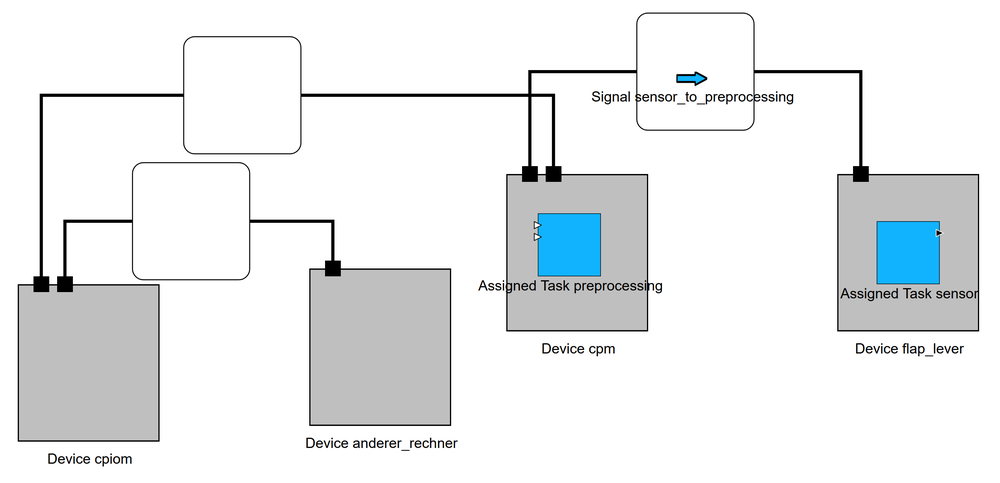
#> input picture images/allocations.png, 1000 x 483 px, shrunk from 2538 x 1227 before the run
$ jupyter execute --allow-errors generaltesting_devices.ipynb   (older library calls are emulated)
#> lines starting #> are read from the running program, lines starting #| are printed output that depends on the picture; after the words box and inside, x2 and y2 are one past the last pixel; in counts of white or black regions, pixels touching at a corner belong together
## generate line segment chains for testing purposes

[cell 1]
import cv2
import numpy as np
from matplotlib import pyplot as plt
import plotly.graph_objects as go
import random as random

target_image_path = 'images/allocations.png'
target_img = cv2.imread(target_image_path)
#> target_img is the input picture: shape (483, 1000, 3); mean B, G, R 237.7, 236.5, 233.9
# Convert to grayscale
target_gray = cv2.cvtColor(target_img, cv2.COLOR_BGR2GRAY)

# Define custom kernels
kernels_vertical = [
    np.tile(np.array([[1, 1, 0, -1, -1, -1, -1, 0, 1, 1]], dtype=np.float32), (7, 1)),
    np.tile(np.array([[1, 1, 0, -1, -1, -1, -1, -1, -1, 0, 1, 1]], dtype=np.float32), (7, 1)),
    np.tile(np.array([[1, 1, 0, -1, -1, -1, -1, -1, -1, -1, -1, 0, 1, 1]], dtype=np.float32), (7, 1))
]
kernels_horizontal = [np.transpose(k) for k in kernels_vertical]

target_gray_temp = target_gray.copy()

result_filter_ver = []
for kernel in kernels_vertical:
    result = cv2.filter2D(target_gray_temp, cv2.CV_32F, kernel)
    result_filter_ver.append(result)
#> this loop made 3 passes
#> pass 1, `result = cv2.filter2D(target_gray_temp, cv2.CV_32F, kernel)`:
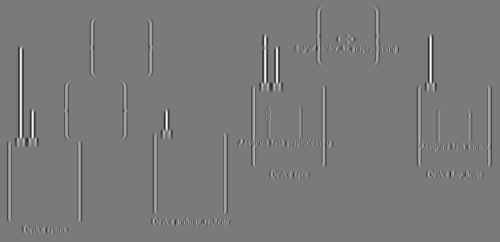
#> result: shape (483, 1000) float32 (shown at 1/2 size); min -5130, max 5574, mean 0; drawn with min black and max white
#> after the loop, result_filter_ver = 3 items
result_filter_hor = []
for kernel in kernels_horizontal:
    result = cv2.filter2D(target_gray_temp, cv2.CV_32F, kernel)
    result_filter_hor.append(result)
#> this loop made 3 passes
#> pass 3, `result = cv2.filter2D(target_gray_temp, cv2.CV_32F, kernel)`:
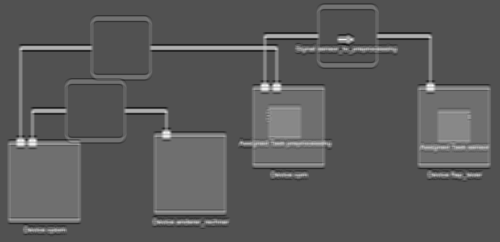
#> result: shape (483, 1000) float32 (shown at 1/2 size); min -11915, max 3081, mean -6604.7; drawn with min black and max white
#> after the loop, result_filter_hor = 3 items

combined = np.zeros_like(result_filter_ver[0])
for result in result_filter_ver:
    combined = np.maximum(combined, result)
for result in result_filter_hor:
    combined = np.maximum(combined, result)
#> this loop made 3 passes
#> pass 1, `combined = np.maximum(combined, result)`:
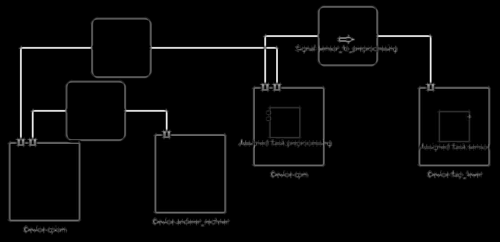
#> combined: shape (483, 1000) float32 (shown at 1/2 size); min 0, max 5574, mean 137.5; drawn with min black and max white

# Combine the individual results into single arrays
combined_hor = np.maximum.reduce(result_filter_hor)
combined_ver = np.maximum.reduce(result_filter_ver)

result_filter_hor = combined_hor
result_filter_ver = combined_ver

# Normalize to 0-255 and convert to uint8
result_filter_ver_norm = cv2.normalize(result_filter_ver, None, 0, 255, cv2.NORM_MINMAX, cv2.CV_8U)
result_filter_hor_norm = cv2.normalize(result_filter_hor, None, 0, 255, cv2.NORM_MINMAX, cv2.CV_8U)

threshold = 230
_, result_filter_ver_thresh = cv2.threshold(result_filter_ver_norm, threshold, 255, cv2.THRESH_BINARY)
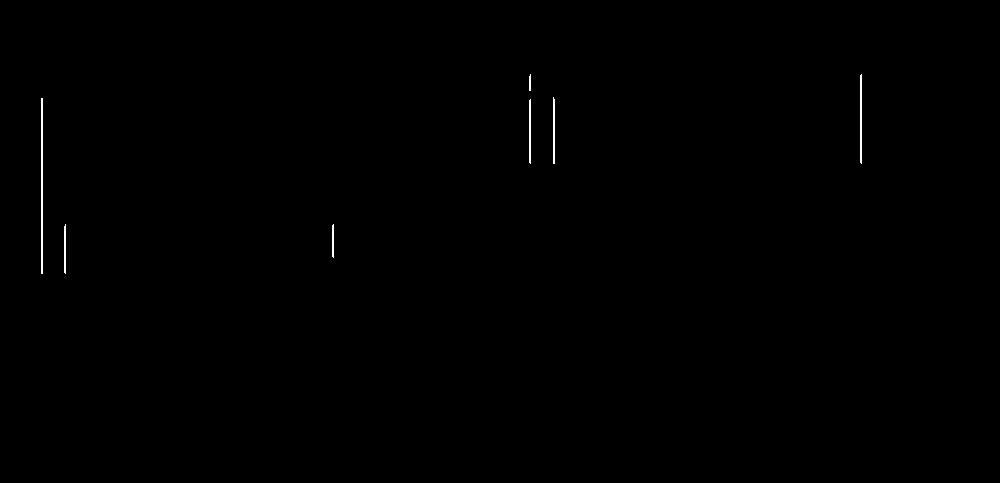
#> result_filter_ver_thresh: shape (483, 1000); 0.2% white in thin lines or dots, all inside (x1, y1, x2, y2) = (41, 74, 862, 274)
_, result_filter_hor_thresh = cv2.threshold(result_filter_hor_norm, threshold, 255, cv2.THRESH_BINARY)
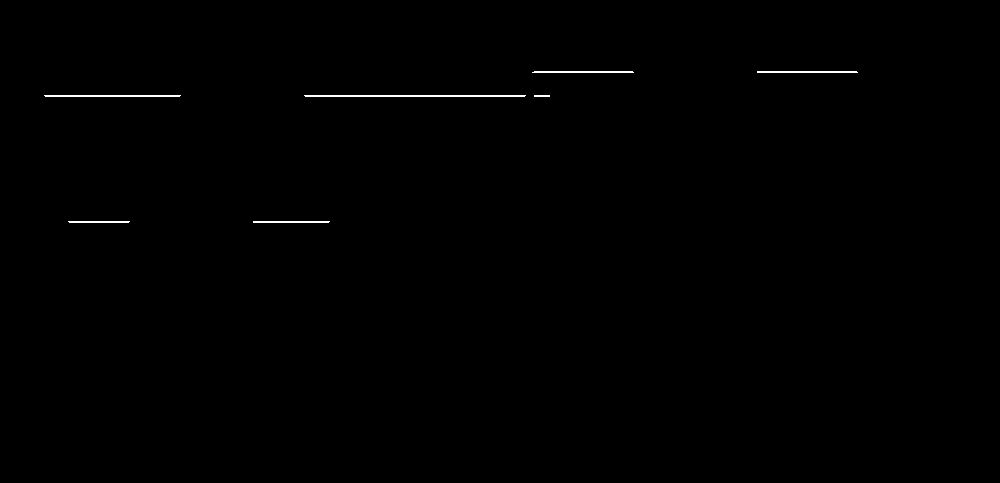
#> result_filter_hor_thresh: shape (483, 1000); 0.29% white in thin lines or dots, all inside (x1, y1, x2, y2) = (44, 71, 858, 223)

hv_edges_thresh = result_filter_ver_thresh + result_filter_hor_thresh
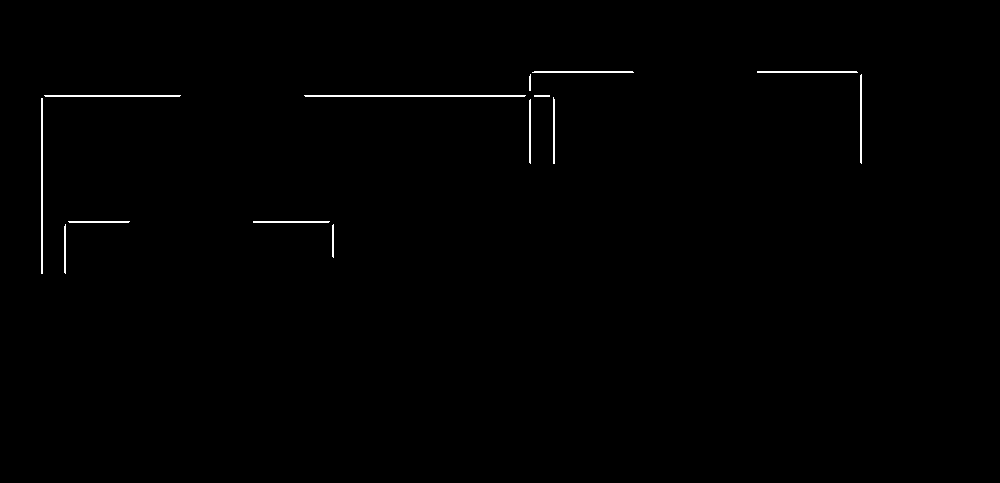
#> hv_edges_thresh: shape (483, 1000); 0.5% white in thin lines or dots, all inside (x1, y1, x2, y2) = (41, 71, 862, 274)

# Find contours
contours_hor, _ = cv2.findContours(result_filter_hor_thresh.copy(), cv2.RETR_EXTERNAL, cv2.CHAIN_APPROX_SIMPLE)
#> contours_hor = 7 contours, 1 with area under 20; largest, box (x1, y1, x2, y2) and area: (304, 95, 526, 97) 220, (44, 95, 181, 97) 135, (757, 71, 858, 73) 100, (532, 71, 634, 73) 99, (253, 221, 330, 223) 76, (68, 221, 130, 223) 60
contours_ver, _ = cv2.findContours(result_filter_ver_thresh.copy(), cv2.RETR_EXTERNAL, cv2.CHAIN_APPROX_SIMPLE)
#> contours_ver = 7 contours, 1 with area under 20; largest, box (x1, y1, x2, y2) and area: (41, 98, 43, 274) 175, (860, 74, 862, 164) 88, (553, 97, 555, 164) 64, (529, 99, 531, 164) 63, (64, 224, 66, 274) 47, (332, 224, 334, 258) 32
print(f'Found {len(contours_hor)} horizontal contours, and {len(contours_ver)} vertical contours')
#| Found 7 horizontal contours, and 7 vertical contours

# Draw the contours. Horizontal in blue, vertical in green
contour_img_all = target_img.copy()
# Convert contours to the correct format
contours_hor = [np.array(contour, dtype=np.int32) for contour in contours_hor]
contours_ver = [np.array(contour, dtype=np.int32) for contour in contours_ver]

# Filter out very short contours
min_contour_length = 20
contours_hor_filtered = [c for c in contours_hor if cv2.arcLength(c, False) > min_contour_length]
#> contours_hor_filtered = 6 contours; box (x1, y1, x2, y2) and area: (304, 95, 526, 97) 220, (44, 95, 181, 97) 135, (757, 71, 858, 73) 100, (532, 71, 634, 73) 99, (253, 221, 330, 223) 76, (68, 221, 130, 223) 60
contours_ver_filtered = [c for c in contours_ver if cv2.arcLength(c, False) > min_contour_length]
#> contours_ver_filtered = 6 contours; box (x1, y1, x2, y2) and area: (41, 98, 43, 274) 175, (860, 74, 862, 164) 88, (553, 97, 555, 164) 64, (529, 99, 531, 164) 63, (64, 224, 66, 274) 47, (332, 224, 334, 258) 32

def vertical_contours_to_vertical_segments(contours):
    lines = []
    for contour in contours:
        # Simplify contour to ensure it's processed as a line if it's not already
        simplified_contour = cv2.approxPolyDP(contour, epsilon=0.5, closed=False)

        # Extract the vertical extents by finding min and max y coordinates
        x_coords = simplified_contour[:, :, 0]
        y_coords = simplified_contour[:, :, 1]

        y1, y2 = np.min(y_coords), np.max(y_coords)
        x = np.mean(x_coords).astype(int)  # Assuming vertical, x should be constant

        lines.append(((x, y1), (x, y2)))

    return lines

def horizontal_contours_to_horizontal_segments(contours):
    lines = []
    for contour in contours:
        # Simplify contour to ensure it's processed as a line if it's not already
        simplified_contour = cv2.approxPolyDP(contour, epsilon=0.5, closed=False)

        # Extract the horizontal extents by finding min and max x coordinates
        x_coords = simplified_contour[:, :, 0]
        y_coords = simplified_contour[:, :, 1]

        x1, x2 = np.min(x_coords), np.max(x_coords)
        y = np.mean(y_coords).astype(int)  # Assuming horizontal, y should be constant

        lines.append(((x1, y), (x2, y)))

    return lines

line_segments_ver = vertical_contours_to_vertical_segments(contours_ver_filtered)
#> the loop in vertical_contours_to_vertical_segments, `for contour in contours: # Simplify contour to ensure it's processed a..` made 6 passes
#> (simplified_contour, x_coords, y_coords, y1, y2, x) on passes 1 to 4: ([[333, 224], [332, 225], [332, 256], [333, 257]], [333, 332, 332, 333], [224, 225, 256, 257], 224, 257, 332), ([[65, 224], [64, 226], [64, 272], [65, 273]], [65, 64, 64, 65], [224, 226, 272, 273], 224, 273, 64), ([[530, 99], [529, 100], [529, 162], [530, 163]], [530, 529, 529, 530], [99, 100, 162, 163], 99, 163, 529), ([[41, 98], [41, 273], [42, 273], [42, 98]], [41, 41, 42, 42], [98, 273, 273, 98], 98, 273, 41)
#> after the loop in vertical_contours_to_vertical_segments, `for contour in contours:`: lines = [((332, 224), (332, 257)), ((64, 224), (64, 273)), ((529, 99), (529, 163)), ((41, 98), (41, 273)), ((553, 97), (553, 163)), ((860, 74), (860, 163))]
#> line_segments_ver has the same summary as lines in vertical_contours_to_vertical_segments
line_segments_hor = horizontal_contours_to_horizontal_segments(contours_hor_filtered)
#> the loop in horizontal_contours_to_horizontal_segments, `for contour in contours: # Simplify contour to ensure it's processed a..` made 6 passes
#> (simplified_contour, x_coords, y_coords, x1, x2, y) on passes 1 to 4: ([[253, 221], [253, 222], [328, 222], [329, 221]], [253, 253, 328, 329], [221, 222, 222, 221], 253, 329, 221), ([[68, 221], [69, 222], [128, 222], [129, 221]], [68, 69, 128, 129], [221, 222, 222, 221], 68, 129, 221), ([[304, 95], [305, 96], [524, 96], [525, 95]], [304, 305, 524, 525], [95, 96, 96, 95], 304, 525, 95), ([[44, 95], [45, 96], [179, 96], [180, 95]], [44, 45, 179, 180], [95, 96, 96, 95], 44, 180, 95)
#> after the loop in horizontal_contours_to_horizontal_segments, `for contour in contours:`: lines = [((253, 221), (329, 221)), ((68, 221), (129, 221)), ((304, 95), (525, 95)), ((44, 95), (180, 95)), ((757, 71), (857, 71)), ((532, 71), (633, 71))]
#> line_segments_hor has the same summary as lines in horizontal_contours_to_horizontal_segments

line_segments_hor_sorted = line_segments_hor.copy()
#> line_segments_hor_sorted has the same summary as lines in horizontal_contours_to_horizontal_segments
line_segments_hor_sorted.sort(key=lambda seg: (seg[0][0], seg[0][1]))
line_segments_ver_sorted = line_segments_ver.copy()
#> line_segments_ver_sorted = [((332, 224), (332, 257)), ((64, 224), (64, 273)), ((529, 99), (529, 163)), ((41, 98), (41, 273)), ((553, 97), (553, 163)), ((860, 74), (860, 163))]
line_segments_ver_sorted.sort(key=lambda seg: (seg[0][1], seg[0][0]))

# finding intersections
intersections_on_target_img = target_img.copy()
cross_0 = cv2.imread('images/cross_kernel_0.png')
cross_1 = cv2.imread('images/cross_kernel_1.png')
cross_2 = cv2.imread('images/cross_kernel_2.png')

#> (the rest of this cell did not finish here and is left out)

## convert segment chains to polylines

[cell 2]
def distance(p1, p2):
    x1, y1, x2, y2 = p1[0], p1[1], p2[0], p2[1]
    return np.sqrt((x2 - x1) ** 2 + (y2 - y1) ** 2)

colors = [(255, 0, 0), (0, 255, 0), (0, 0, 255), (255, 255, 0), (255, 0, 255)]

# Convert line segments to regular integers
line_segments_ver_sorted = [
    [(int(x1), int(y1)), (int(x2), int(y2))]
    for ((x1, y1), (x2, y2)) in line_segments_ver_sorted
]
#> line_segments_ver_sorted = [[(860, 74), (860, 163)], [(553, 97), (553, 163)], [(41, 98), (41, 273)], [(529, 99), (529, 163)], [(64, 224), (64, 273)], [(332, 224), (332, 257)]]

line_segments_hor_sorted = [
    [(int(x1), int(y1)), (int(x2), int(y2))]
    for ((x1, y1), (x2, y2)) in line_segments_hor_sorted
]
#> line_segments_hor_sorted = [[(44, 95), (180, 95)], [(68, 221), (129, 221)], [(253, 221), (329, 221)], [(304, 95), (525, 95)], [(532, 71), (633, 71)], [(757, 71), (857, 71)]]

line_segments = line_segments_ver_sorted + line_segments_hor_sorted
#> line_segments = 12 items

max_distance = 20

line_segment_chains = []
used_segments = []

for i, segment1 in enumerate(line_segments):
    if segment1 in used_segments:
        continue
    chain = [segment1]
    used_segments.append(segment1)

    chain_growing = True  # Flag to check if the chain is still growing
    while chain_growing:
        chain_growing = False  # Assume no new segments are added in this iteration
        for j, segment2 in enumerate(line_segments):
            if segment2 in used_segments:
                continue

            # Check if the new segment connects to any of the current chain's segments
            for chain_segment in chain:
                if (distance(chain_segment[0], segment2[0]) <= max_distance or
                    distance(chain_segment[0], segment2[1]) <= max_distance or
                    distance(chain_segment[1], segment2[0]) <= max_distance or
                    distance(chain_segment[1], segment2[1]) <= max_distance):

                    chain.append(segment2)
                    used_segments.append(segment2)
                    chain_growing = True  # Keep growing the chain
                    break  # No need to check other chain segments for this one
            if chain_growing:
                break  # If we've added a segment, restart the outer loop

    line_segment_chains.append(chain)
#> this loop made 12 passes
#> segment1 on passes 3 to 10: [(41, 98), (41, 273)], [(529, 99), (529, 163)], [(64, 224), (64, 273)], [(332, 224), (332, 257)], [(44, 95), (180, 95)], [(68, 221), (129, 221)], [(253, 221), (329, 221)], [(304, 95), (525, 95)]

print(line_segment_chains)
#> (printed output is left out)

# Draw the chains on the image
target_img_with_chains = target_img.copy()
for i, chain in enumerate(line_segment_chains):
    color = colors[i % len(colors)]
    for segment in chain:
        cv2.line(target_img_with_chains, segment[0], segment[1], color, 2)
#> this loop made 7 passes
#> chain on passes 1 to 7: [[(860, 74), (860, 163)], [(757, 71), (857, 71)]], [[(553, 97), (553, 163)]], [[(41, 98), (41, 273)], [(44, 95), (180, 95)]], [[(529, 99), (529, 163)], [(304, 95), (525, 95)]], [[(64, 224), (64, 273)], [(68, 221), (129, 221)]], [[(332, 224), (332, 257)], [(253, 221), (329, 221)]], [[(532, 71), (633, 71)]]
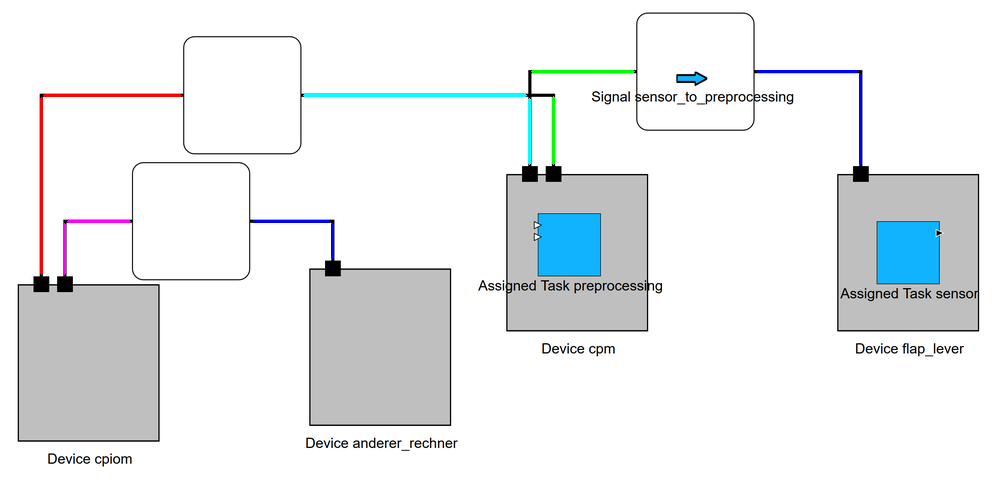
#> target_img_with_chains: shape (483, 1000, 3); 0.74% of pixels changed, all inside (x1, y1, x2, y2) = (40, 70, 862, 275)

# Display the image with chains
plt.figure(figsize=(10, 10))
plt.imshow(cv2.cvtColor(target_img_with_chains, cv2.COLOR_BGR2RGB))
plt.title('Line Segment Chains on Target Image')
plt.axis('off')
plt.show()
print(f"Number of found individual chains: {len(line_segment_chains)}")
#| Number of found individual chains: 7

#### finding endpoints of chains by looking for points with no other points in their proximity

[cell 3]
endpoints_of_chains = []
for i, chain in enumerate(line_segment_chains):
    endpoints = []
    for segment in chain:
        for point in segment:
            if all(distance(point, other_point) > max_distance for other_segment in chain for other_point in other_segment if point != other_point):
                endpoints.append(point)

    print(f"Chain {i} endpoints: {endpoints}")
    endpoints_of_chains.append(endpoints)

sorted_chains = []
for i, chain in enumerate(line_segment_chains):
    if not endpoints_of_chains[i]:
        sorted_chains.append(chain)
        print(f"Chain {i} has no endpoints, skipping sorting")
        continue

    start_point = endpoints_of_chains[i][0]
    sorted_chain = [start_point]
    remaining_segments = chain.copy()

    while remaining_segments:
        last_point = sorted_chain[-1]
        next_segment = min(remaining_segments, key=lambda seg: min(distance(last_point, seg[0]), distance(last_point, seg[1])))
        remaining_segments.remove(next_segment)

        if distance(last_point, next_segment[0]) < distance(last_point, next_segment[1]):
            if next_segment[0] != last_point:
                sorted_chain.append(next_segment[0])
            sorted_chain.append(next_segment[1])
        else:
            if next_segment[1] != last_point:
                sorted_chain.append(next_segment[1])
            sorted_chain.append(next_segment[0])

    sorted_chains.append(sorted_chain)
print(sorted_chains)
#> (printed output is left out)

[cell 4]
# Iterate through each chain and create OpenCV polylines
opencv_polylines = []
for chain in sorted_chains:
    polyline = []
    for segment in chain:
        polyline.append(segment[0])
        polyline.append(segment[1])
    opencv_polylines.append(np.array(polyline, dtype=np.int32).reshape((-1, 1, 2)))
#> this loop made 7 passes
#> chain on passes 1 to 7: [(860, 163), (860, 74), (857, 71), (757, 71)], [(553, 97), (553, 163)], [(41, 273), (41, 98), (44, 95), (180, 95)], [(529, 163), (529, 99), (525, 95), (304, 95)], [(64, 273), (64, 224), (68, 221), (129, 221)], [(332, 257), (332, 224), (329, 221), (253, 221)], [(532, 71), (633, 71)]

for i, polyline in enumerate(opencv_polylines):
    formatted_points = ', '.join([f"({point[0][0]}, {point[0][1]})" for point in polyline])
    print(f"Polyline {i}: {formatted_points}")
#> this loop made 7 passes
#> (printed output is left out)

[cell 5]
# Filter out None values and convert to integer tuples
filtered_polylines = []
for polyline in opencv_polylines:
    filtered_polyline = [point for point in polyline if point is not None]
    filtered_polylines.append(filtered_polyline)

# Define colors for the polylines
colors = [(255, 0, 0), (0, 255, 0), (0, 0, 255), (255, 255, 0), (0, 255, 255)]

# Draw the polylines
polyline_img = target_img.copy()
for i, polyline in enumerate(opencv_polylines):
    color = colors[i % len(colors)]
    cv2.polylines(polyline_img, [polyline], isClosed=False, color=color, thickness=6)
    for point in polyline:
        cv2.circle(polyline_img, tuple(point.squeeze()), 10, color, -1)
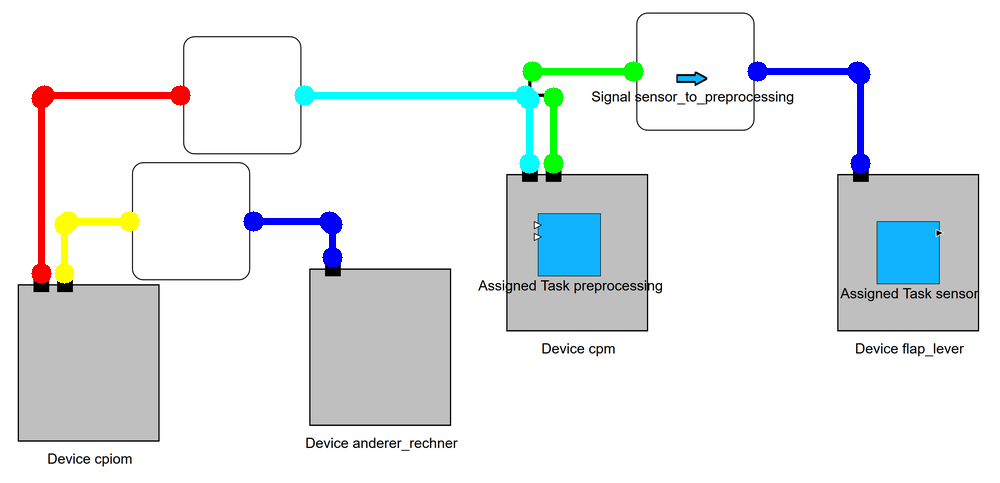
#> polyline_img: shape (483, 1000, 3); 2.71% of pixels changed, all inside (x1, y1, x2, y2) = (31, 61, 871, 284)

# Draw the lines on the target_img.copy()
target_img_with_polylines = target_img.copy()
for i, polyline in enumerate(opencv_polylines):
    color = colors[i % len(colors)]
    cv2.polylines(target_img_with_polylines, [polyline], isClosed=False, color=color, thickness=6)
    for point in polyline:
        cv2.circle(target_img_with_polylines, tuple(point.squeeze()), 10, color, -1)

# Print the number of each polyline on the image
for i, polyline in enumerate(opencv_polylines):
    # Calculate the center of the polyline for placing the text
    center_x = int(np.mean(polyline[:, 0, 0]))
    center_y = int(np.mean(polyline[:, 0, 1]))
    cv2.putText(target_img_with_polylines, str(i + 1), (center_x, center_y), cv2.FONT_HERSHEY_SIMPLEX, 2, (0, 0, 0), 5)
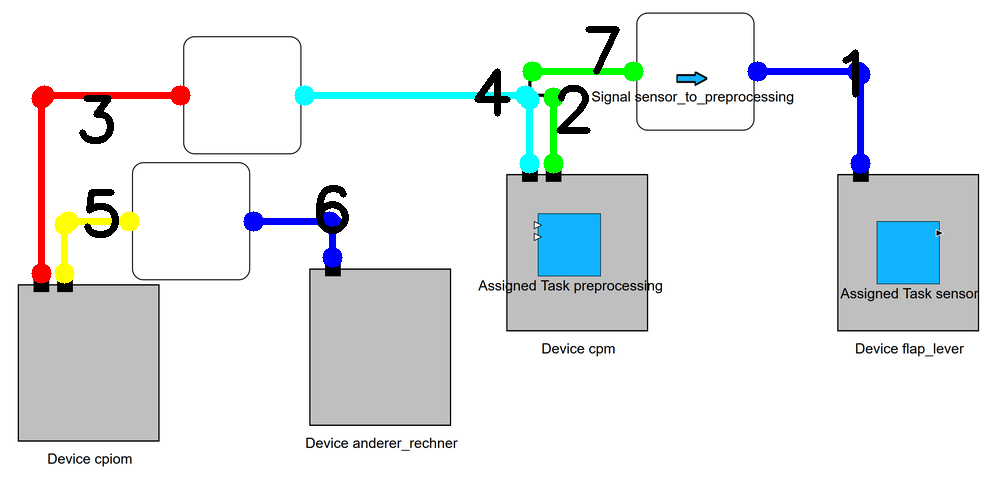
#> target_img_with_polylines: shape (483, 1000, 3); 0.98% of pixels changed, all inside (x1, y1, x2, y2) = (79, 26, 859, 238)

# Plot the polylines with numbers
fig, ax = plt.subplots(1, 1, figsize=(10, 10))
ax.imshow(cv2.cvtColor(target_img_with_polylines, cv2.COLOR_BGR2RGB))
plt.title('Polylines with Numbers')
plt.show()
